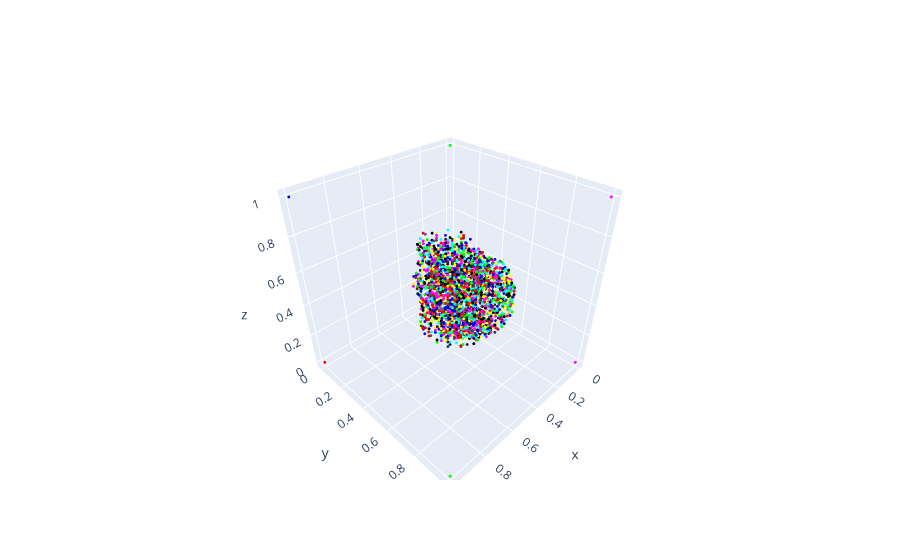

Notebook code for this chart:
### Code cell
parsed_expr = Union(
	ReflectZ3D(
		Scale3D(
			Union(
				Scale3D(
					NoParamCylinder3D(),
					th.tensor([0.7826, 0.7982, 1.2722], device='cuda:0')),
				Scale3D(
					NoParamSphere3D(),
					th.tensor([0.8249, 0.9966, 0.5541], device='cuda:0'))),
			th.tensor([0.7624, 0.9183, 0.8500], device='cuda:0'))),
	Difference(
		Translate3D(
			EulerRotate3D(
				Scale3D(
					NoParamSphere3D(),
					th.tensor([1.0137, 1.0182, 0.9146], device='cuda:0')),
				th.tensor([ 65.9934, -10.7990, -45.7157], device='cuda:0')),
			th.tensor([-0.4137, -0.0442, -0.3042], device='cuda:0')),
		EulerRotate3D(
			NoParamCuboid3D(),
			th.tensor([23.5449, 46.9017, 70.6001], device='cuda:0'))))

sketcher = Sketcher(device="cuda", resolution=64, n_dims=3)
# print(expression)
print(parsed_expr.pretty_print())
# Resolution not required, but can be tested.
# parsed_expr = resolve_macros(parsed_expr, device="cuda")
# print(parsed_expr.pretty_print())

sdf = expr_to_sdf(parsed_expr, sketcher=sketcher, rectify_transform=True)
sdf = sdf.cpu().numpy()

fig = get_figure(sdf, res=64)
fig.show()

### Figure 1 — Plotly figure (JSON) as saved in the notebook; plotly's stock layout.template omitted (floating-point values rounded to 4 significant figures; data arrays with more than 128 entries replaced by an {"elided": "..."} marker saying what was removed)
{"data": [{"marker": {"color": {"elided": "2508x3 int values"}, "size": 1}, "mode": "markers", "type": "scatter3d", "x": {"elided": "2508 float values"}, "y": {"elided": "2508 float values"}, "z": {"elided": "2508 float values"}}], "layout": {"scene": {"xaxis": {"visible": true}, "yaxis": {"visible": true}, "zaxis": {"visible": true}}}}
